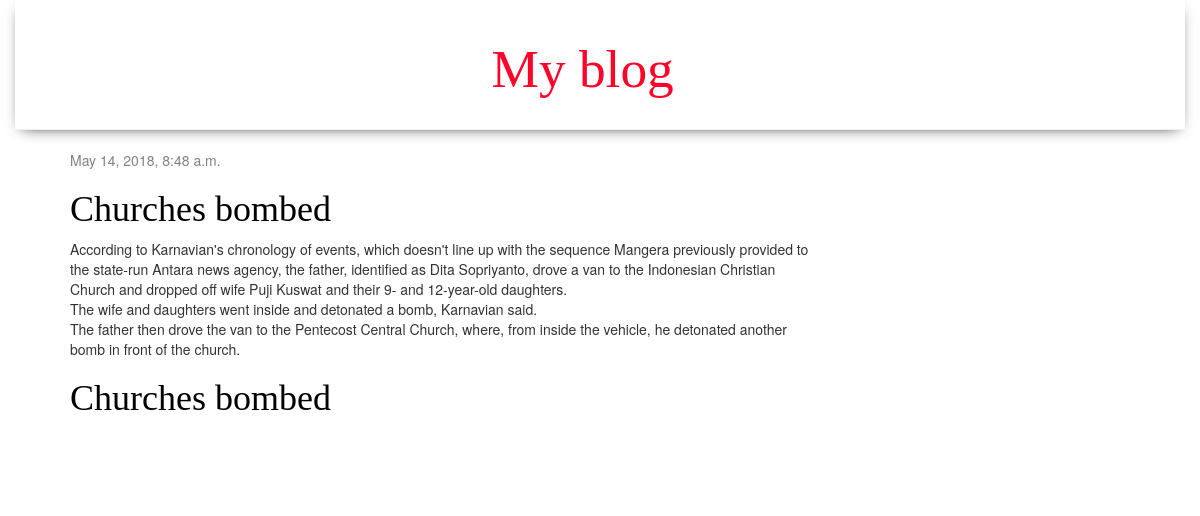
The page / on the database its author committed.
### blog/models.py (models this page shows, shortened)
class Post(models.Model):
    author = models.ForeignKey('auth.User', on_delete=models.CASCADE)
    title = models.CharField(max_length=200)
    text = models.TextField()
    created_date = models.DateTimeField(
            default=timezone.now)
    published_date = models.DateTimeField(
            blank=True, null=True)

### blog/views.py (the view)
# urls.py: url(r'^$', views.post_list, name='post_list'),
def post_list(request):
    posts = Post.objects.filter(published_date__lte=timezone.now()).order_by('published_date')
    return render(request, 'blog/post_list.html', {'posts': posts})
    Post.objects.get(pk=pk)

### blog/templates/blog/post_list.html (shortened to what this page needs)
{% extends 'blog/base.html' %}
{% load staticfiles %}
        	{% block content %}
            	{% for post in posts %}
                	<div class="post">
        				<div class="date">
            				{{ post.published_date }}
        				</div>
        				<h1><a href="">{{ post.title }}</a></h1>
        				<p>{{ post.text|linebreaksbr }}</p>
        				<h1><a href="{% url 'post_detail' pk=post.pk %}">{{ post.title }}</a></h1>
    				</div>
					{% endfor %}
					{% endblock %}

### blog/templates/blog/base.html (shortened to what this page needs)
{% load staticfiles %}
<html>
    <head>
        <link rel="stylesheet" href="//maxcdn.bootstrapcdn.com/bootstrap/3.2.0/css/bootstrap.min.css">
        <link rel="stylesheet" href="//maxcdn.bootstrapcdn.com/bootstrap/3.2.0/css/bootstrap-theme.min.css">
        <link rel="stylesheet" href="{% static 'css/blog.css' %}">
    </head>
    <body>
        <div class="page-header">
            <a href="{% url 'post_new' %}" class="top-menu"><span class="glyphicon glyphicon-plus"></span></a>
            <h1><a href="/">My blog</a></h1>
        </div>
        <div class="content container">
            <div class="row">
                <div class="col-md-8">
                    {% block content %}
                    {% endblock %}
                </div>
            </div>
        </div>
    </body>
</html>

### blog/static/css/blog.css (style rules this page uses)
h1 a { color: #FCA205; font-family: 'Reenie Beanie', cursive; }
body { padding-left: 15px; padding-right:15px; }
.page-header { background-color: #ffffff; margin-top: 0; padding: 20px 20px 20px 40px; -webkit-box-shadow: 0px 4px 14px -7px rgba(0,0,0,0.89); -moz-box-shadow: 0px 4px 14px -7px rgba(0,0,0,0.89); box-shadow: 0px 4px 14px -7px rgba(0,0,0,0.89); }
.page-header h1, .page-header h1 a, .page-header h1 a:visited, .page-header h1 a:active { color: #fc052a; font-size: 40pt; text-decoration: none; text-align: center; }
.content { margin-left: 40px; }
h1, h2, h3, h4 { font-family: 'Reenie Beanie', cursive; }
.date { color: #828282; }
.top-menu, .top-menu:hover, .top-menu:visited { color: #ffffff; float: right; font-size: 26pt; margin-right: 20px; }
.post { margin-bottom: 70px; }
.post h1 a, .post h1 a:visited { color: #000000; }

### rows shown on the page
Post: published_date "May 14, 2018, 8:48 a.m.", title "Churches bombed", text "According to Karnavian's chronology of events, which doesn't line up with the sequence Mangera previously provided to the state-run Antara news agency, the father, identified as Dita Sopriyanto, drove a van to the Indonesian Christian Church and dropped off wife Puji Kuswat and their 9- and 12-year-old daughters. The wife and daughters went inside and detonated a bomb, Karnavian said. The father then drove the van to the Pentecost Central Church, where, from inside the vehicle, he detonated another bomb in front of the church."
